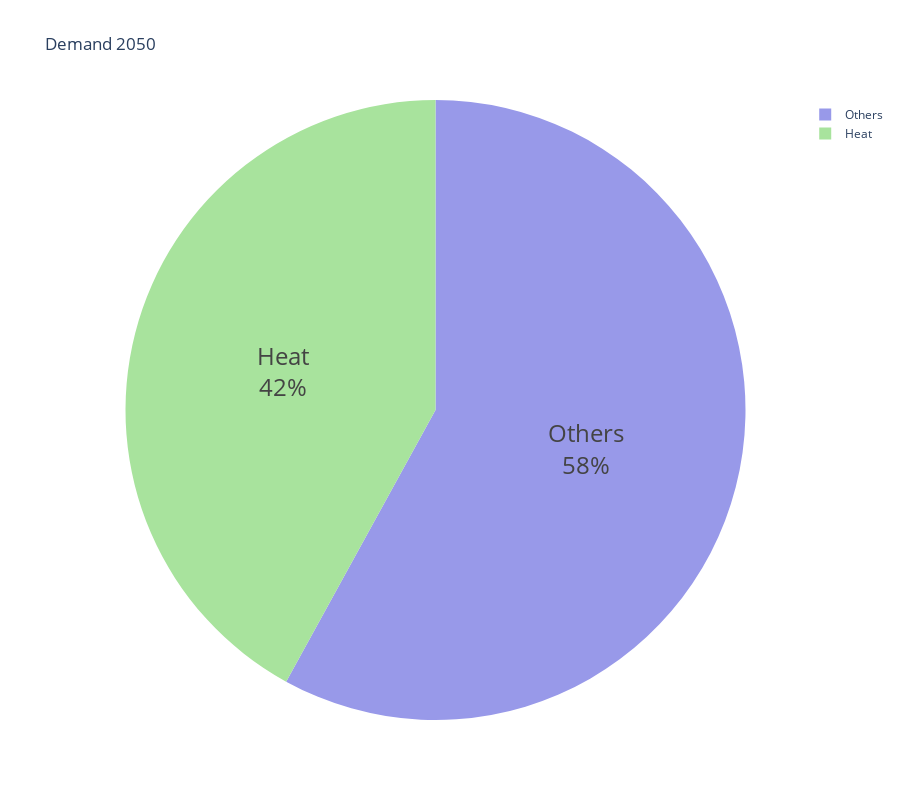
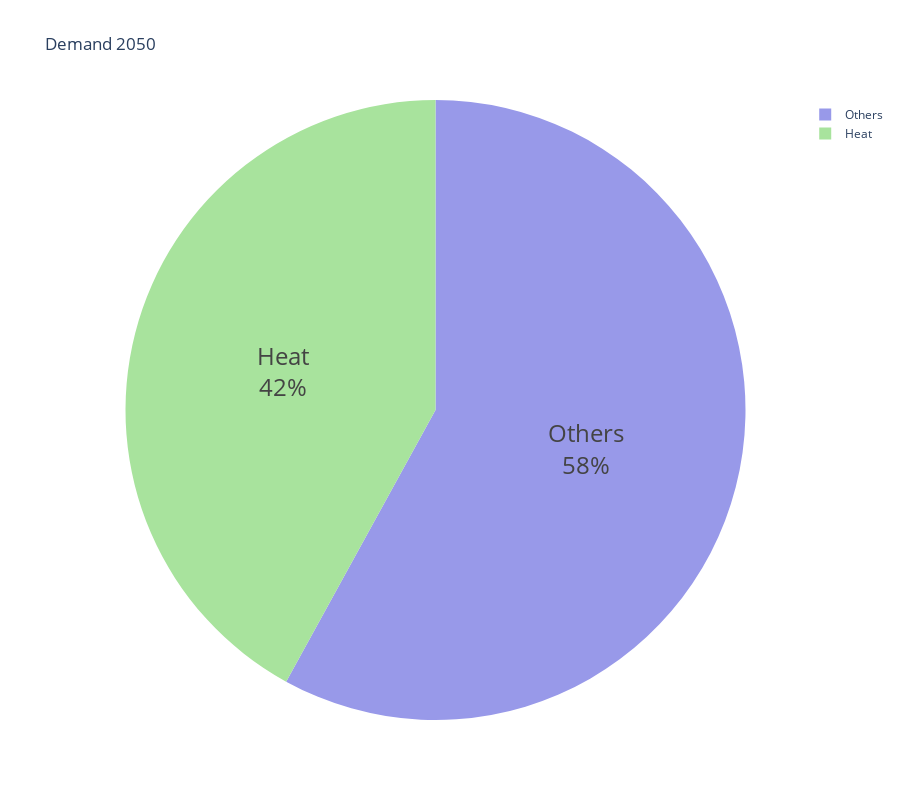

Notebook cell for these charts, in order:
### Code cell
#demand_data = pd.read_csv(SOLUTION_DIR / "Par_SpecifiedAnnualDemand.csv")
demand_data = pd.read_excel(SOLUTION_DIR / "Parameter_seasonal.xlsx", sheet_name="Par_SpecifiedAnnualDemand")

fig = heat_demand_pie_plot(demand_data)

if WRITE_FIGS:
    print("Hei")
    fig.write_image(WRITE_DIR / "heat_demand_2050_pie_plot.png")

fig.show()

# Read demand data from sheet in excel

demand_data = pd.read_excel(SOLUTION_DIR / "Parameter_seasonal_District35.xlsx", sheet_name="Par_SpecifiedAnnualDemand")

heat_demand_pie_plot(demand_data).show()

### Figure 1 — Plotly figure (JSON) as saved in the notebook; plotly's stock layout.template omitted (floating-point values rounded to 4 significant figures)
{"data": [{"labels": ["Heat", "Others"], "marker": {"colors": ["#a8e39d", "#9899e9"]}, "textfont": {"size": 24}, "textinfo": "percent+label", "textposition": "inside", "type": "pie", "values": [17280.0, 23860.0]}], "layout": {"height": 800, "title": {"text": "Demand 2050"}, "width": 900}}

### Figure 2 — Plotly figure (JSON) as saved in the notebook; plotly's stock layout.template omitted (floating-point values rounded to 4 significant figures)
{"data": [{"labels": ["Heat", "Others"], "marker": {"colors": ["#a8e39d", "#9899e9"]}, "textfont": {"size": 24}, "textinfo": "percent+label", "textposition": "inside", "type": "pie", "values": [17280.0, 23860.0]}], "layout": {"height": 800, "title": {"text": "Demand 2050"}, "width": 900}}
